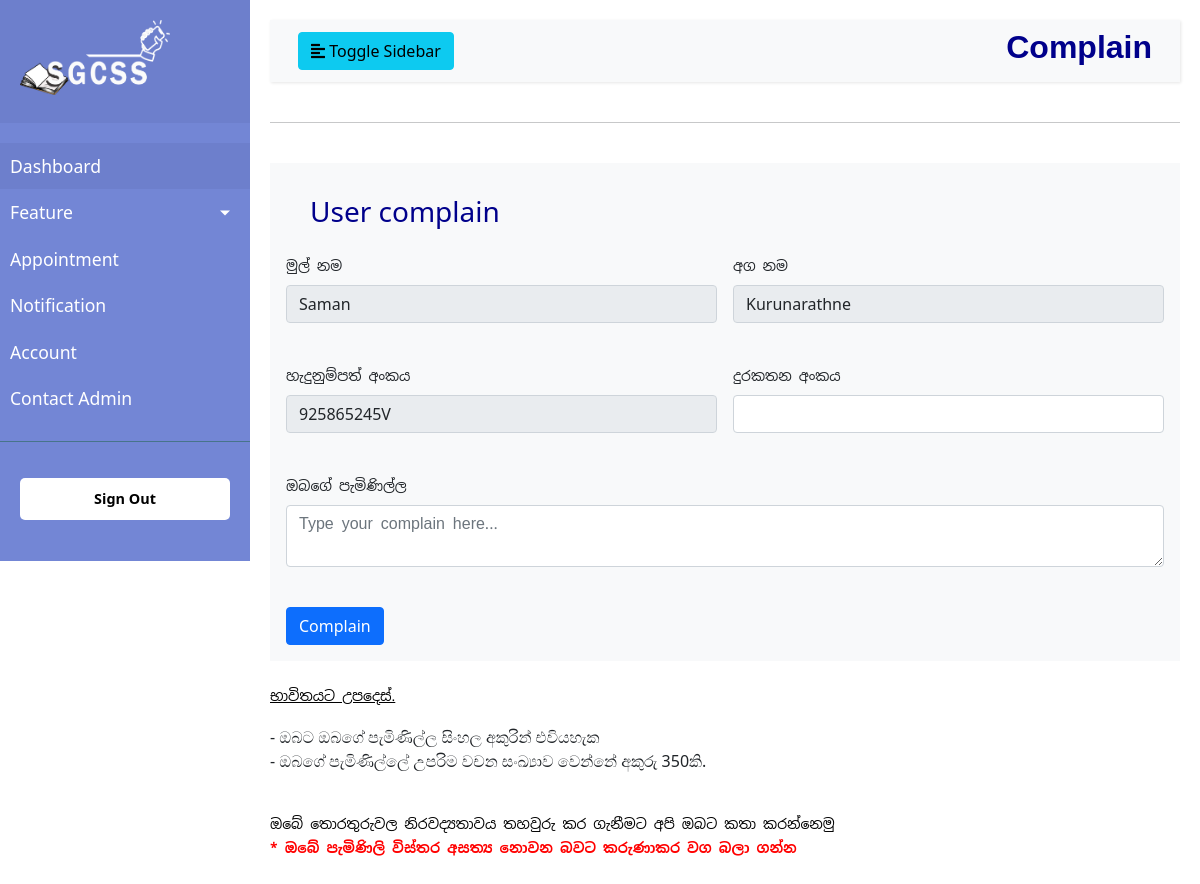
/vaccount/complain.php (signed in), run on the app's committed database.
### tables this page shows
CREATE TABLE IF NOT EXISTS `user` (
  `u_id` int(11) NOT NULL AUTO_INCREMENT,
  `first_name` varchar(100) NOT NULL,
  `last_name` varchar(150) NOT NULL,
  `gender` varchar(10) NOT NULL,
  `address` varchar(350) NOT NULL,
  `nic` varchar(12) NOT NULL,
  `phone` varchar(10) NOT NULL,
  `email` varchar(320) NOT NULL,
  `password` varchar(40) NOT NULL,
  `user_type` varchar(50) NOT NULL DEFAULT 'user',
  `status` char(7) NOT NULL DEFAULT 'disable',
  `date` timestamp NOT NULL DEFAULT CURRENT_TIMESTAMP,
  PRIMARY KEY (`u_id`)
);

### vaccount/complain.php (the view, shortened to what this page needs)
<!DOCTYPE html>
<html lang="en">
<head>
    <link rel="stylesheet" href="css/style.css">
    <link rel="stylesheet" href="../assets/css/bootstrap.min.css">
    <link rel="stylesheet" href="../assets/css/all.css">
    <link href="https://cdn.jsdelivr.net/npm/bootstrap@5.0.2/dist/css/bootstrap.min.css" rel="stylesheet">
    <link rel="stylesheet" href="https://cdn.jsdelivr.net/npm/bootstrap-icons@1.3.0/font/bootstrap-icons.css">
</head>
<body>
<div class="wrapper">
        <nav id="sidebar">
             <?php
                include("sidebar.php");
            ?>
        </nav>
        <div id="content">
            <nav class="navbar navbar-expand-lg navbar-light bg-light">
                <div class="container-fluid">
                    <button type="button" id="sidebarCollapse" class="btn btn-info">
                        <i class="fas fa-align-left"></i>
                        <span>Toggle Sidebar</span>
                    </button>
                    <div class="dashboard-name">
                        <h2 class="dashboard-header">Complain</h2>
                    </div>
                </div>
            </nav>
            <hr>
            <?php
                $userSql = "SELECT * FROM user WHERE email = '".$_SESSION['email']."'";
                $userCheck = mysqli_query($conn,$userSql);
                if(mysqli_num_rows($userCheck)>0){
                    while($getData = mysqli_fetch_assoc($userCheck)){
                        $firstName = $getData['first_name'];
                        $lastName = $getData['last_name'];
                        $nic = $getData['nic'];
                    }
                }
                else{
                    echo'
                    <script>
                        alert("There has no data to display");
                    </script>
                    ';
                }
            ?>
            <div class="mb-4 p-2"></div>
            <div class="accout-form mt-10 bg-light">
                <form class="row g-3 needs-validation  mb-4 p-3" action="" method="POST" autocomplete="off" novalidate>
                    <div class="account-header col-12 ms-4 ps-2 ">
                        <h3 >User complain </h3>
                    </div>
                    <div class="col-md-6 mb-4">
                        <label for="fname" class="form-label sinhala-font">මුල් නම</label>
                        <input type="text" class="form-control" name="fname" id="fname" maxlength="100" value="<?php echo $firstName ?>"  required readonly>
                    </div>
                    <div class="col-md-6 mb-4">
                        <label for="lname" class="form-label sinhala-font">අග නම</label>
                        <input type="text" class="form-control" name="lname" id="lname"  maxlength="150" value="<?php echo $lastName  ?>"  required readonly>
                    </div>
                    <div class="col-md-6 mb-4">
                        <label for="nic" class="form-label sinhala-font">හැදුනුම්පත් අංකය</label>
                        <input type="text" class="form-control" name="nic" id="nic"  maxlength="12" value="<?php echo $nic ?>"  required readonly>
                    </div>
                    <div class="col-md-6 mb-4">
                        <label for="pnumber" class="form-label sinhala-font">දුරකතන අංකය</label>
                        <input type="text" class="form-control" name="pnumber" id="pnumber"  maxlength="10"  required>
                    </div>
                    <div class="mb-4">
                        <label for="complain" class="form-label sinhala-font">ඔබගේ පැමිණිල්ල</label>
                        <textarea class="form-control sinhala-font" name="complain" id="complain" placeholder="Type your complain here..." maxlength="300" required></textarea>
                    </div>
                    <div class="col-12">
                        <button class="btn btn-primary" type="submit" name="submitComplain">Complain</button>
                    </div>
                </form>
            </div>
           <p class="rules sinhala-font"><u>භාවිතයට උපදෙස්.</u>
               <article>
                   - ඔබට ඔබගේ පැමිණිල්ල සිංහල අකුරින් එවියහැක
                   <br>
                   - ඔබගේ පැමිණිල්ලේ උපරිම වචන සංඛ්‍යාව වෙන්නේ අකුරු 350කි.
               </article>
           </p>
           <br>
           <p class="rules sinhala-font">ඔබේ තොරතුරුවල නිරවද්‍යතාවය තහවුරු කර ගැනීමට අපි ඔබට කතා කරන්නෙමු<br><strong>* ඔබේ පැමිණිලි විස්තර අසත්‍ය නොවන බවට කරුණාකර වග බලා ගන්න</strong></p>
        </div>
    </div>
</body>
</html>

### vaccount/css/style.css (style rules this page uses)
body { font-family: 'Poppins', sans-serif; background: #fafafa; }
p { font-family: 'Poppins', sans-serif; font-size: 1.1em; font-weight: 300; line-height: 1.7em; color: #999; }
.sinhala-font { font-family: 'Noto Sans Sinhala', sans-serif; font-size: 14px; font-weight: normal; }
.navbar { padding: 15px 10px; background: #fff; border: none; border-radius: 0; margin-bottom: 40px; box-shadow: 1px 1px 3px rgba(0, 0, 0, 0.1); }
.wrapper { display: flex; width: 100%; align-items: stretch; }
#sidebar { min-width: 250px; max-width: 250px; min-height: fit-content; max-height: fit-content; background: #7386D5; color: #fff; transition: all 0.3s; }
.dashboard-name .dashboard-header { font-weight: bold; font-family: Arial, Helvetica, sans-serif; color:darkblue; }
#content { width: 100%; padding: 20px; min-height: 100vh; transition: all 0.3s; }
form .account-header h3 { color: darkblue; }
p.rules { color: #000000; font-size: 14px; }
strong { color: #ff0000; }

### assets/css/all.css (style rules this page uses)
.fa, .fas, .far, .fal, .fad, .fab { -moz-osx-font-smoothing: grayscale; -webkit-font-smoothing: antialiased; display: inline-block; font-style: normal; font-variant: normal; text-rendering: auto; line-height: 1; }
.fa-align-left:before { content: "\f036"; }

### data on the page
user: fname "Saman", lname "Kurunarathne", nic "925865245V"
